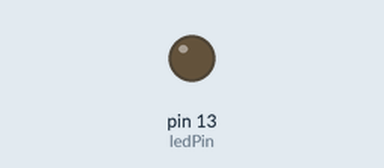
Simulated run of this sketch. Board: Arduino Uno, built with avr-gcc and run on an emulated ATmega328P. Shown: output pins drawn as LEDs (lit = HIGH).

Above: at 0.3 s.
At 4.5 s:
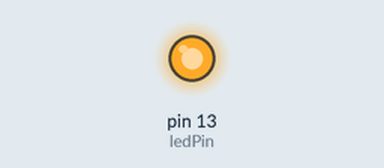
Timing chart, 0 to 6.3 s (numbered marks = the images above):
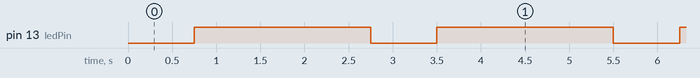

The sketch:

sketch_nov13a.ino
```cpp
// These variables store the flash pattern
// and the current state of the LED

int ledPin =  13;      // the number of the LED pin
int ledState = LOW;             // ledState used to set the LED
unsigned long previousMillis = 0;        // will store last time LED was updated
long OnTime = 2000;           // milliseconds of on-time
long OffTime = 750;          // milliseconds of off-time

void setup()
{
  // set the digital pin as output:
  pinMode(ledPin, OUTPUT);
}

void loop()
{
  // check to see if it's time to change the state of the LED
  unsigned long currentMillis = millis();

  if((ledState == HIGH) && (currentMillis - previousMillis >= OnTime))
  {
    ledState = LOW;  // Turn it off
    previousMillis = currentMillis;  // Remember the time
    digitalWrite(ledPin, ledState);  // Update the actual LED
  }
  else if ((ledState == LOW) && (currentMillis - previousMillis >= OffTime))
  {
    ledState = HIGH;  // turn it on
    previousMillis = currentMillis;   // Remember the time
    digitalWrite(ledPin, ledState);    // Update the actual LED
  }
}
```

Measured:
- by itself, pin 13 (ledPin): alternates HIGH for 2.0 s and LOW for 0.75 s
